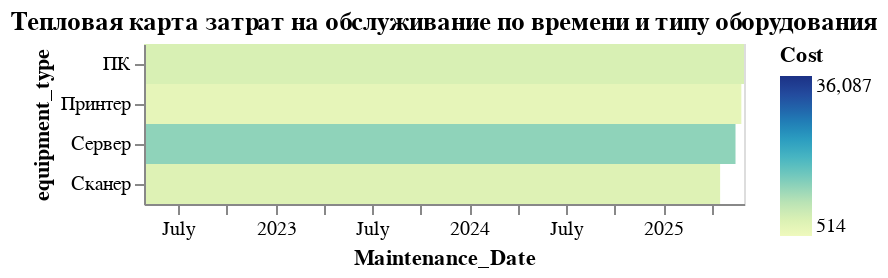

Notebook code cell kept with this figure:
### Markdown cell above
Тепловая карта для визуализации затрат на обслуживание по времени и типу оборудования

### Code cell
heatmap = alt.Chart(heatmap_data).mark_rect().encode(
    x='Maintenance_Date:T',
    y='equipment_type:N',
    color='Cost:Q',
    tooltip=['Maintenance_Date:T', 'equipment_type:N', 'Cost:Q']
).properties(title='Тепловая карта затрат на обслуживание по времени и типу оборудования')

heatmap

### Figure 1 — Vega-Lite specification as saved in the notebook (floating-point values rounded to 4 significant figures; data arrays with more than 128 entries replaced by an {"elided": "..."} marker saying what was removed)
{"config": {"view": {"continuousWidth": 300, "continuousHeight": 300}}, "data": {"name": "data-774dd2d4fa476f47aaa0a0657e560176"}, "mark": {"type": "rect"}, "encoding": {"color": {"field": "Cost", "type": "quantitative"}, "tooltip": [{"field": "Maintenance_Date", "type": "temporal"}, {"field": "equipment_type", "type": "nominal"}, {"field": "Cost", "type": "quantitative"}], "x": {"field": "Maintenance_Date", "type": "temporal"}, "y": {"field": "equipment_type", "type": "nominal"}}, "title": "Тепловая карта затрат на обслуживание по времени и типу оборудования", "$schema": "https://vega.github.io/schema/vega-lite/v5.20.1.json", "datasets": {"data-774dd2d4fa476f47aaa0a0657e560176": {"elided": "470 records"}}}
